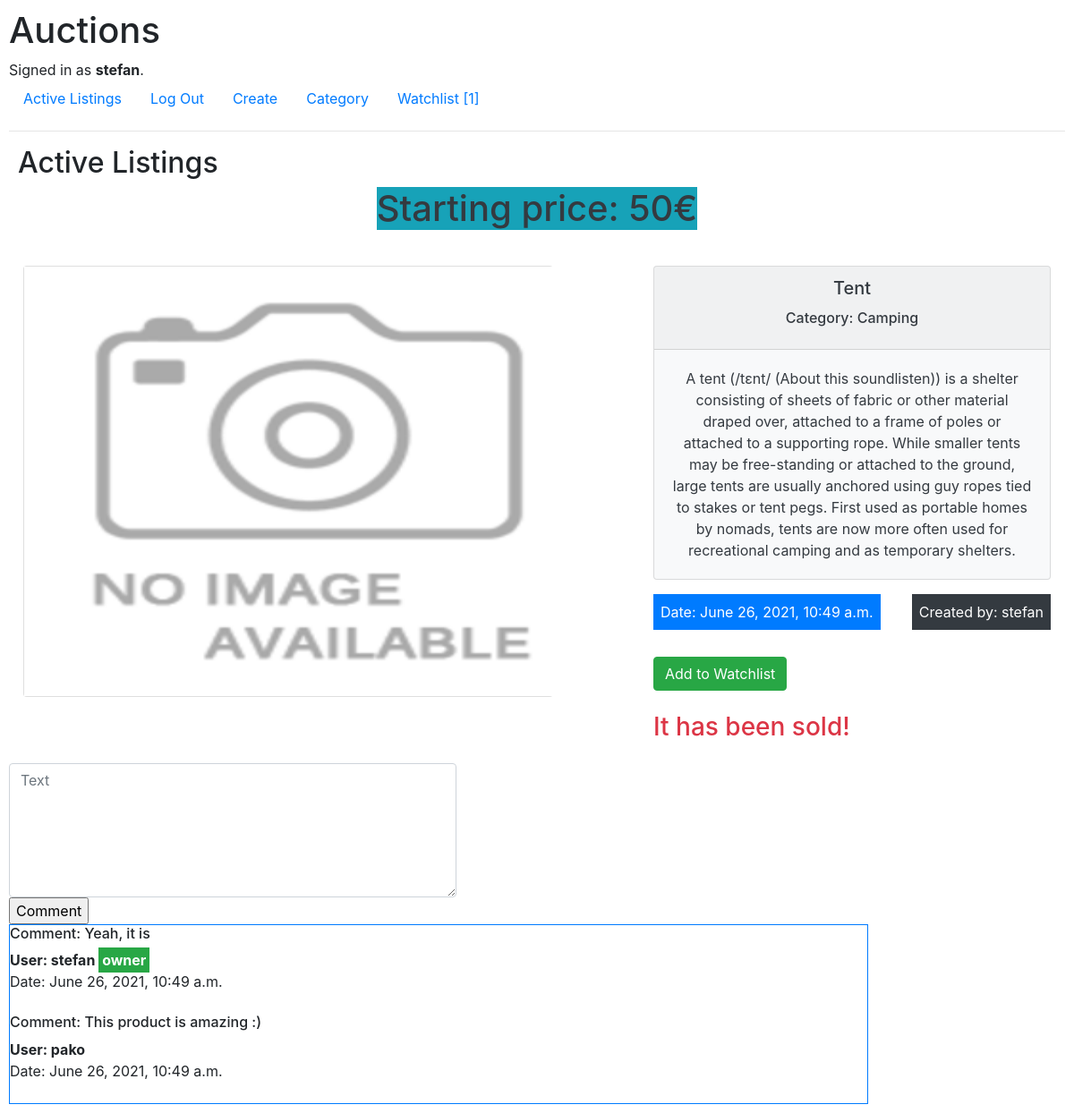
Screenshot of /detail/82/ (signed in) with the database file from the repository.
### auctions/models.py (models this page shows, shortened)
class User(AbstractUser):
    pass

class Auction(models.Model):
    seller = models.ForeignKey(User, on_delete=models.CASCADE, related_name='bidder')
    title = models.CharField(max_length=60)
    subtitle = models.CharField(max_length=1200)
    start_bit = models.IntegerField()
    image = ResizedImageField(size=[500, 500], quality=100, null=True, blank=True, upload_to="images/")
    data = models.DateTimeField(auto_now=True)
    select_category = models.ForeignKey(Category, on_delete=models.CASCADE, related_name='categories', default=None)
    status = models.CharField(max_length=7, choices=STATUS, default='active')

class Category(models.Model):
    name = models.CharField(max_length=60)
    def __str__(self):
        return f"{self.name}"

class Comment(models.Model):
    commments = models.TextField()
    comment_user = models.ForeignKey(User, blank=True, null=True, on_delete=models.CASCADE, related_name='user_comment')
    commment_auctions = models.ForeignKey(Auction, blank=True, null=True, on_delete=models.CASCADE, related_name='auctions_comment')
    date = models.DateTimeField(auto_now=True)
    class Meta:
        ordering = ['-date']
    def __str__(self):
        return f"{self.commments}"

### auctions/views.py (the view)
# urls.py: path("detail/<int:item_id>/", views.auction_item, name='item'),
def auction_item(request, item_id):
    user_id = request.user
    item = Auction.objects.get(id=item_id)
    comments = Comment.objects.filter(commment_auctions=item)
    start_bid = Auction.objects.filter(id=item_id).first()
    form = MakeBid()
    comment_form = forms.CommentForm()
    actual_bid_price = Bid.objects.filter(buyer=user_id, id=item_id)
    watchlistt = Watchlist.objects.filter(user_id=user_id, auction_id=item)
    try:
        buyer = Bid.objects.filter(id=item_id).first().buyer
    except:
        buyer = None
    try:
        bid = Bid.objects.filter(id=item_id).first().bid_value
    except:
        bid = 0
    count = Watchlist.objects.filter(user_id=user_id).count()
    return render(request, 'auctions/item.html', {
        'item': item,
        'count': count,
        'form': form,
        'bid_number': bid,
        'start_bid': start_bid,
        'buyer': buyer,
        'comment_form': comment_form,
        'comments': comments,
        'watchlistt': watchlistt,
        'bid': bid,
        'actual_bid_price': actual_bid_price
    })

### auctions/forms.py
class MakeBid(forms.ModelForm):
    class Meta:
        model = models.Bid
        fields = ['bid_value']

class CommentForm(forms.ModelForm):
    class Meta:
        model = models.Comment
        fields = ['commments']
        labels = {
            'commments': '',
        }
        widgets = {
            'commments': forms.Textarea(attrs={'class': 'form-control', 'placeholder': 'Text', 'style': 'height: 150px;width:500px'}),
        }

### auctions/templates/auctions/item.html (shortened to what this page needs)
{% extends "auctions/layout.html" %}
{% load static %}
{% block body %}
<h2 style="margin-left: 10px;">Active Listings</h2>
<div style="display: flex; justify-content: center;">
    <h1>
        <div class="card-title text-dark bg-info mb-3"
         style="max-width: 50rem; text-align: left;">Starting price: {{ item.start_bit }}€
        </div>
    </h1>
</div>
<section style="display: flex;">
  <div style="flex: 1; padding: 1rem;">
    <article>
        <div class="card" style="width: 37rem;">
              {% if item.image %}
                <img src="{{ item.image.url }}" class="rounded" style="width: 40rem; height: 30rem; padding-right: 40px">
            {% else %}
                <img src="{% static 'auctions/images/default.png' %}" style="width: 40rem; height: 30rem">
            {% endif %}
        </div>
    </article>
  </div>
  <div style="flex: 1; padding: 1rem;">
    <article style="padding-left:80px">
        <div class="card text-dark bg-light mb-3" style="max-width: 30rem; text-align: center;">
          <div class="card-header">
            <h5 class="card-title">{{ item.title }}</h5>
              <h6 class="card-title">Category: {{ item.select_category }}</h6>
          </div>
          <div class="card-body">
            <p class="card-text">{{ item.subtitle }}</p>
          </div>
        </div>
        <div style="position: relative; max-width: 30rem">
            <div >
                <div style="float: left;" class="d-inline p-2 bg-primary text-white">Date: {{ item.data }}
                </div>
            </div>
            <div >
                <div style="float: right;" class="d-inline p-2 bg-dark text-white">Created by: {{ item.seller }}
                </div>
            </div>
        </div>
        {% if user.is_authenticated %}
        <div style="padding-top: 50px;">
            <div style="padding-top: 20px;">
                {% if watchlistt %}
                    <a href="{% url 'add_to_watchlist' item.id %}" type="button" class="btn btn-danger">Remove from Watchlist</a>
                {% else %}
                    <a href="{% url 'add_to_watchlist' item.id %}" type="button" class="btn btn-success">Add to Watchlist</a>
                {% endif %}
            </div>
        </div>
        <br>
        {% endif %}
        {% if item.status == 'active' %}
            <div class="p-3 mb-2 bg-success text-white" style="float: left; width: 55%;">
                <h4>Current bid is {{ bid_number }}€</h4>
                {% if item.seller.id != request.user.id %}
                    {% if actual_bid_price %}
                        <h5 class="btn btn-success">Your bid is actual</h5>
                    {% else %}
                        <h5 class="btn btn-warning">You didn't bid or your bid is smaller than actual bid</h5>
                    {% endif %}
                {% endif %}
            </div>
        {% elif buyer == request.user %}
            <h3 class="text-success">It has been sold to you!</h3>
        {% elif buyer != request.user %}
            <h3 class="text-danger">It has been sold!</h3>
        {% endif %}
    </article>
  </div>
</section>
{% if user.is_authenticated %}
        <form action="{% url 'add_comment' item.id  %}" method="POST">
            {{ comment_form }}
            <input type="submit" value="Comment">
        </form>
{% endif %}
<div class="border border-primary" style="max-width: 60rem; ">
    {% for comment in item.auctions_comment.all %}
        <div>
            <h6>Comment: {{ comment }} </h6>
            <strong><h7>User: {{ comment.comment_user }} </h7>{% if comment.comment_user.id == item.seller.id %} <h7 class="p-1 mb-1 bg-success text-white">owner</h7>{% endif %}</strong>
            <br>
            <h7>Date: {{ comment.date }} </h7>
        </div>
    <br>
    {% endfor %}
</div>
{% endblock %}

### auctions/templates/auctions/layout.html (shortened to what this page needs)
{% load static %}
<!DOCTYPE html>
<html lang="en">
    <head>
        <link rel="stylesheet" href="https://stackpath.bootstrapcdn.com/bootstrap/4.4.1/css/bootstrap.min.css">
        <link href="{% static 'auctions/styles.css' %}" rel="stylesheet">
    </head>
    <body>
        <h1>Auctions</h1>
        <div>
            {% if user.is_authenticated %}
                Signed in as <strong>{{ user.username }}</strong>.
            {% else %}
                Not signed in.
            {% endif %}
        </div>
        <ul class="nav">
            <li class="nav-item">
                <a class="nav-link" href="{% url 'index' %}">Active Listings</a>
            </li>
            {% if user.is_authenticated %}
                <li class="nav-item">
                    <a class="nav-link" href="{% url 'logout' %}">Log Out</a>
                </li>
                <li class="nav-item">
                    <a class="nav-link" href="{% url 'create' %}">Create</a>
                </li>
                <li class="nav-item">
                    <a class="nav-link" href="{% url 'categories' %}">Category</a>
                </li>
                <li class="nav-item">
                    <a class="nav-link" href="{% url 'watchlist' %}">Watchlist [{{ count }}]</a>
                </li>
            {% endif %}
        </ul>
        <hr>
        {% block body %}
        {% endblock %}
    </body>
</html>

### auctions/static/auctions/styles.css (style rules this page uses)
body { padding: 10px; }

### rows the page displays
User: username "stefan"
Auction: start_bit "50", title "Tent", select_category "Camping", subtitle "A tent (/tɛnt/ (About this soundlisten)) is a shelter consisting of sheets of fabric or other material draped over, attached to a frame of poles or attached to a supporting rope. While smaller tents may be free-standing or attached to the ground, large tents are usually anchored using guy ropes tied to stakes or tent pegs. First used as portable homes by nomads, tents are now more often used for recreational camping and as temporary shelters.", data "June 26, 2021, 10:49 a.m.", seller "stefan"
Comment: commments "Yeah, it is", comment_user "stefan", shows "owner", date "June 26, 2021, 10:49 a.m."
Comment: commments "This product is amazing :)", comment_user "pako", date "June 26, 2021, 10:49 a.m."

### other values shown
{{ count }} "1"
